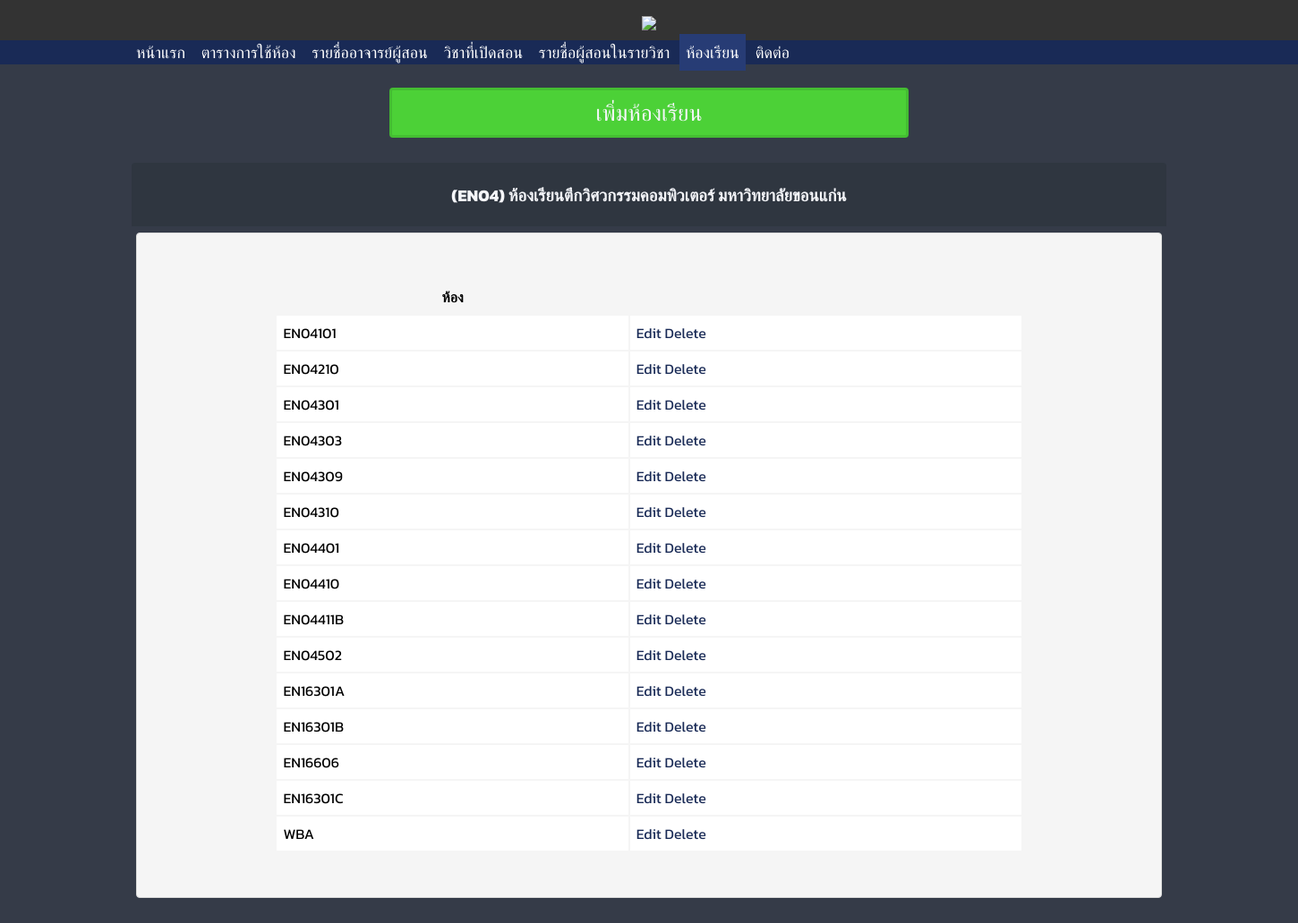
/classroom.php, run on the app's committed database.
### tables this page shows
CREATE TABLE `room` (
  `room_id` int(11) NOT NULL,
  `room_name` varchar(11) NOT NULL
);

### classroom.php (the view, shortened to what this page needs)
<?php
include('header.php');
?>
<div align='center'>
    <br>
    <button class="button"><a href="classroomAdd.php">เพิ่มห้องเรียน</a></button>
</div>
<div>
    <table>
        <tbody>
            <tr>
                <td style='color: #f5f6fa; padding: 3px; /*! border-top: 1px solid #e6e6e6; */ /*! border-left: 1px solid #e6e6e6; */ /*! border-right: 1px solid #e6e6e6; */ /*! border-bottom: 1px solid #e6e6e6; */ border-top-left-radius: 4px; border-top-right-radius: 4px; background-color: #2f3640; text-align:center  ;'>
    <h3 align='center'>(EN04) ห้องเรียนตึกวิศวกรรมคอมพิวเตอร์  มหาวิทยาลัยขอนแก่น</h3>
                    </td>
            </tr>
            <td style='padding: 5px;'>
                <div class="div4">
    <?php
    $sql = "SELECT * FROM room";
    $result = mysqli_query($dbcon, $sql) or die("Query Unsuccessful");
    if (mysqli_num_rows($result) > 0) {
    ?>
        <table cellpadding="7px">
            <thead>
                <th>ห้อง</th>
                <th></th>
            </thead>
            <tbody>
                <?php
                while ($row = mysqli_fetch_assoc($result)) {
                ?>
                    <tr class="div8">
                        <td> <?php echo  $row['room_name'] ?></td>
                        <td>
                            <a href="classroomEdit.php?id=<?php echo $row['room_id'] ?>">Edit</a>
                            <a href="classroomDelete-inline_P.php?id=<?php echo $row['room_id'] ?>">Delete</a>
                        </td>
                    </tr>
                <?php } ?>
            </tbody>
        </table>
    <?php } else {
        echo "No record found";
    }
    ?>
                    </div>
        </tbody>
    </table>
    <br>
</div>

### header.php (shortened to what this page needs)
<!DOCTYPE html>
<html lang="en">
<head>
</head>
<body>
    <div class="header" id='div1'>
        <img width="100%" src="folder/blog4.png">
    </div>
    <div id="main-content">
        <ul class="navbar ">
            <li><a href="index.php" id="home">หน้าแรก</a></li>
            <li><a href="timetable.php" id="timetable">ตารางการใช้ห้อง</a></li>
            <li><a href="lecture.php" id="lecture">รายชื่ออาจารย์ผู้สอน</a></li>
            <li><a href="course.php" id="course">วิชาที่เปิดสอน</a></li>
            <li><a href="classTeach.php" id="class">รายชื่อผู้สอนในรายวิชา</a></li>
            <li><a href="classroom.php" id="classroom">ห้องเรียน</a></li>
            <li><a href="contact.php" id="contact">ติดต่อ</a></li>
        </ul>
    </div>
</body>
</html>

### header.php (style rules this page uses)
body { font-family: 'Kanit', sans-serif; margin: 0; background-color: #353b48; }
.header { padding: 0px; text-align: center; color: yellow; font-size: 30px; }
a { font-family: 'Kanit', sans-serif; text-decoration: none; color: #192a56; }
.navbar { width: 100%; background-color: #192a56; padding-left: 10%; padding-right: 10%; padding: auto; }
.navbar a { color: white; font-size: 18px; padding: 7px; }
.navbar li { display: inline; }
.active { background-color: #273c75; }
img { vertical-align: middle; }
table { width: 80%; margin: 0 auto; background-color: transparent; }
.button { width: 40%; color: #f5f6fa; padding: 6px 8px; text-align: center; text-decoration: none; display: inline-block; font-size: 25px; margin: 2px 2px; transition-duration: 0.4s; cursor: pointer; border-radius: 4px; background-color: #4cd137; border: 3px solid #44bd32; }
.button a { color: #f5f6fa; }
#div1 { background-color: #333; }
.div4 { border: 1px solid #dadada; padding: 50px 50px; border-radius: 4px; margin-bottom: 10px; background-color: #f5f5f5; text-align: center; }
.div8 { text-align: left; border-radius: 10px; padding-right: 200px; padding-left: 200px; padding-bottom: 10px; margin-bottom: 10px; background-color: white; }
ul { list-style-type: none; margin: 0; padding: 0; }
li { margin: 0px; }

### data on the page
room: room_name "EN04101"
room: room_name "EN04210"
room: room_name "EN04301"
room: room_name "EN04303"
room: room_name "EN04309"
room: room_name "EN04310"
room: room_name "EN04401"
room: room_name "EN04410"
room: room_name "EN04411B"
room: room_name "EN04502"
room: room_name "EN16301A"
room: room_name "EN16301B"
room: room_name "EN16606"
room: room_name "EN16301C"
room: room_name "WBA"
